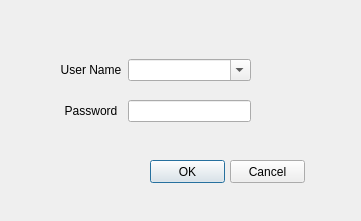
<?xml version="1.0" encoding="UTF-8"?>
<ui version="4.0">
 <class>DlgLoad</class>
 <widget class="QDialog" name="DlgLoad">
  <property name="geometry">
   <rect>
    <x>0</x>
    <y>0</y>
    <width>361</width>
    <height>221</height>
   </rect>
  </property>
  <property name="windowTitle">
   <string>User Login</string>
  </property>
  <widget class="QWidget" name="horizontalLayoutWidget">
   <property name="geometry">
    <rect>
     <x>60</x>
     <y>100</y>
     <width>191</width>
     <height>22</height>
    </rect>
   </property>
   <layout class="QHBoxLayout" name="horizontalLayout" stretch="1,2">
    <item>
     <widget class="QLabel" name="label_2">
      <property name="text">
       <string>Password</string>
      </property>
      <property name="alignment">
       <set>Qt::AlignCenter</set>
      </property>
     </widget>
    </item>
    <item>
     <widget class="QLineEdit" name="edPassword">
      <property name="maximumSize">
       <size>
        <width>150</width>
        <height>24</height>
       </size>
      </property>
      <property name="echoMode">
       <enum>QLineEdit::Password</enum>
      </property>
     </widget>
    </item>
   </layout>
  </widget>
  <widget class="QWidget" name="layoutWidget">
   <property name="geometry">
    <rect>
     <x>60</x>
     <y>59</y>
     <width>191</width>
     <height>22</height>
    </rect>
   </property>
   <layout class="QHBoxLayout" name="horizontalLayout_2" stretch="1,2">
    <item>
     <widget class="QLabel" name="label">
      <property name="text">
       <string>User Name</string>
      </property>
      <property name="alignment">
       <set>Qt::AlignCenter</set>
      </property>
     </widget>
    </item>
    <item>
     <widget class="QComboBox" name="cbName">
      <property name="maximumSize">
       <size>
        <width>150</width>
        <height>24</height>
       </size>
      </property>
      <property name="editable">
       <bool>true</bool>
      </property>
     </widget>
    </item>
   </layout>
  </widget>
  <widget class="QPushButton" name="butOk">
   <property name="geometry">
    <rect>
     <x>150</x>
     <y>160</y>
     <width>75</width>
     <height>23</height>
    </rect>
   </property>
   <property name="text">
    <string>OK</string>
   </property>
  </widget>
  <widget class="QPushButton" name="butCancel">
   <property name="geometry">
    <rect>
     <x>230</x>
     <y>160</y>
     <width>75</width>
     <height>23</height>
    </rect>
   </property>
   <property name="text">
    <string>Cancel</string>
   </property>
  </widget>
 </widget>
 <resources/>
 <connections/>
</ui>
